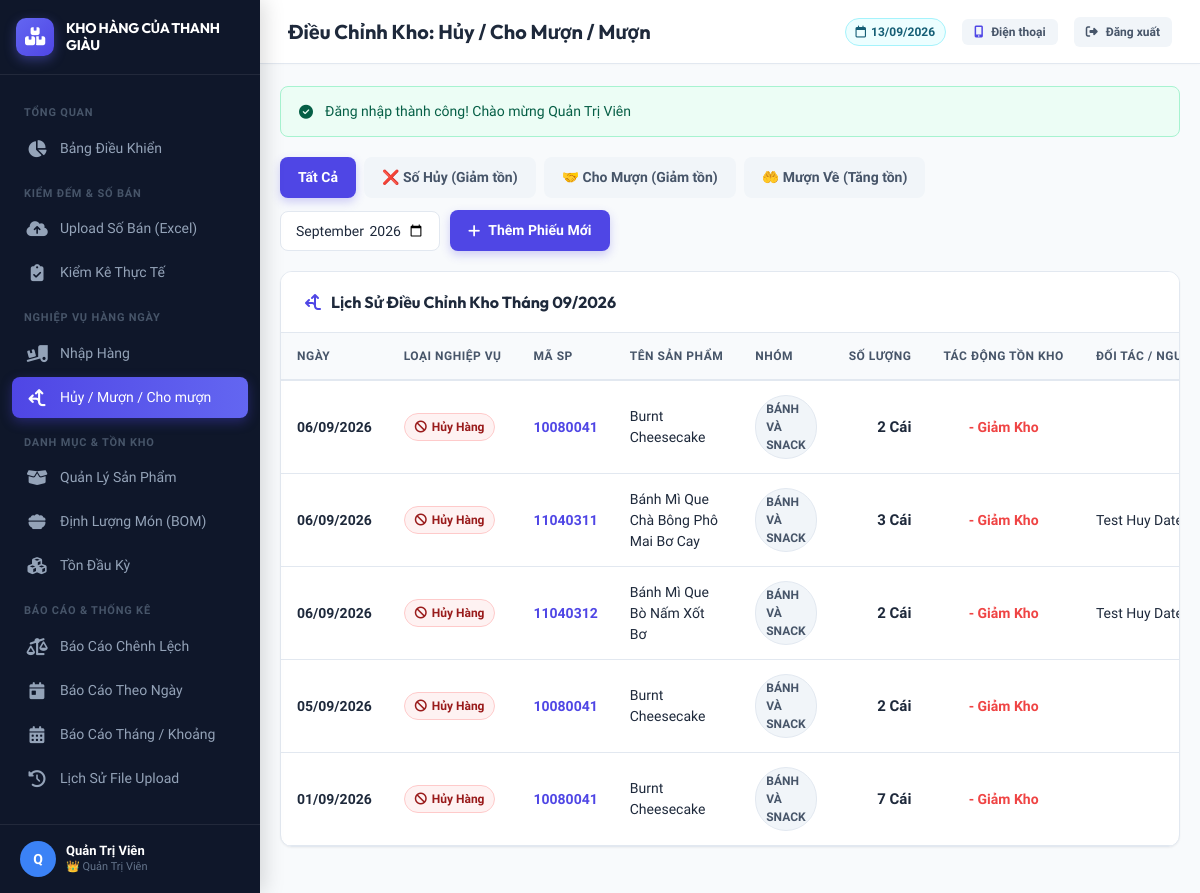
/dieuchinh/danh_sach.php (signed in), run on the app's committed database.
### tables this page shows
CREATE TABLE `dieu_chinh_kho` (
  `id` int(11) NOT NULL AUTO_INCREMENT,
  `san_pham_id` int(11) NOT NULL,
  `ngay_dieu_chinh` date NOT NULL,
  `loai` enum('huy','cho_muon','muon') NOT NULL COMMENT 'huy: gi???m kho, cho_muon: gi???m kho, muon: t??ng kho',
  `so_luong` decimal(12,2) NOT NULL DEFAULT 0.00,
  `nguoi_lien_quan` varchar(150) DEFAULT NULL COMMENT '?????i t??c/nh??n vi??n m?????n ho???c ng?????i duy???t h???y',
  `ghi_chu` varchar(255) DEFAULT NULL,
  `nguoi_tao_id` int(11) DEFAULT NULL,
  `created_at` datetime NOT NULL DEFAULT current_timestamp(),
  `updated_at` datetime DEFAULT NULL ON UPDATE current_timestamp(),
  PRIMARY KEY (`id`),
  KEY `idx_ngay_dieu_chinh` (`ngay_dieu_chinh`),
  KEY `idx_loai` (`loai`),
  KEY `idx_san_pham` (`san_pham_id`),
  KEY `nguoi_tao_id` (`nguoi_tao_id`),
  CONSTRAINT `dieu_chinh_kho_ibfk_1` FOREIGN KEY (`san_pham_id`) REFERENCES `san_pham` (`id`) ON DELETE CASCADE,
  CONSTRAINT `dieu_chinh_kho_ibfk_2` FOREIGN KEY (`nguoi_tao_id`) REFERENCES `users` (`id`) ON DELETE SET NULL
);

CREATE TABLE `san_pham` (
  `id` int(11) NOT NULL AUTO_INCREMENT,
  `ma_sp` varchar(50) NOT NULL,
  `ten_sp` varchar(255) NOT NULL,
  `nhom_sp` varchar(100) NOT NULL COMMENT 'B??nh, ????? ??n, N?????c su???i, ????? u???ng pha ch???...',
  `don_vi_tinh` varchar(50) NOT NULL DEFAULT 'C??i',
  `can_kiem_ke` tinyint(1) NOT NULL DEFAULT 1 COMMENT '1: C???n ki???m k??, 0: B??? qua khi ki???m k??',
  `trang_thai` tinyint(1) NOT NULL DEFAULT 1 COMMENT '1: Ho???t ?????ng, 0: ???? x??a m???m',
  `ghi_chu` text DEFAULT NULL,
  `created_at` datetime NOT NULL DEFAULT current_timestamp(),
  `updated_at` datetime DEFAULT NULL ON UPDATE current_timestamp(),
  PRIMARY KEY (`id`),
  UNIQUE KEY `ma_sp` (`ma_sp`),
  KEY `idx_ma_sp` (`ma_sp`),
  KEY `idx_can_kiem_ke` (`can_kiem_ke`),
  KEY `idx_trang_thai` (`trang_thai`)
);

### includes/functions.php (called while the page is built, shortened)
<?php
function formatNumber($number, $decimals = 2) {
    $val = (float)$number;
    if (floor($val) == $val) {
        return number_format($val, 0, ',', '.');
    }
    return rtrim(rtrim(number_format($val, $decimals, ',', '.'), '0'), ',');
}
function formatDate($dateStr) {
    $time = strtotime($dateStr);
    return $time ? date('d/m/Y', $time) : $dateStr;
}

### dieuchinh/danh_sach.php (the view, shortened to what this page needs)
<?php
require_once __DIR__ . '/../includes/functions.php';
$db = getDB();
$loaiFilter = $_GET['loai'] ?? '';
$thang = $_GET['thang'] ?? date('Y-m');
$where = ["dc.ngay_dieu_chinh LIKE :thang"];
$params = ['thang' => "$thang%"];
$whereSql = implode(' AND ', $where);
$stmt = $db->prepare("
    SELECT dc.*, sp.ma_sp, sp.ten_sp, sp.don_vi_tinh, sp.nhom_sp, u.ho_ten AS nguoi_tao
    FROM dieu_chinh_kho dc
    JOIN san_pham sp ON sp.id = dc.san_pham_id
    LEFT JOIN users u ON u.id = dc.nguoi_tao_id
    WHERE $whereSql
    ORDER BY dc.ngay_dieu_chinh DESC, dc.id DESC
");
$stmt->execute($params);
$dieuChinhList = $stmt->fetchAll();
include __DIR__ . '/../includes/header.php';
?>
<div style="display: flex; justify-content: space-between; align-items: center; margin-bottom: 20px; flex-wrap: wrap; gap: 12px;">
    <div style="display: flex; gap: 8px;">
        <a href="?thang=<?= urlencode($thang) ?>" class="btn <?= empty($loaiFilter) ? 'btn-primary' : 'btn-secondary' ?>">
            Tất Cả
        </a>
        <a href="?loai=huy&thang=<?= urlencode($thang) ?>" class="btn <?= $loaiFilter === 'huy' ? 'btn-danger' : 'btn-secondary' ?>">
            ❌ Số Hủy (Giảm tồn)
        </a>
        <a href="?loai=cho_muon&thang=<?= urlencode($thang) ?>" class="btn <?= $loaiFilter === 'cho_muon' ? 'btn-warning' : 'btn-secondary' ?>">
            🤝 Cho Mượn (Giảm tồn)
        </a>
        <a href="?loai=muon&thang=<?= urlencode($thang) ?>" class="btn <?= $loaiFilter === 'muon' ? 'btn-success' : 'btn-secondary' ?>">
            🤲 Mượn Về (Tăng tồn)
        </a>
    </div>
    <div style="display: flex; gap: 10px;">
        <form method="GET" action="" style="display: flex; align-items: center; gap: 8px;">
            <input type="month" name="thang" class="form-control" value="<?= htmlspecialchars($thang) ?>" onchange="this.form.submit()" style="width: 160px;">
        </form>
        <a href="<?= BASE_URL ?>/dieuchinh/them.php<?= $loaiFilter ? '?loai=' . urlencode($loaiFilter) : '' ?>" class="btn btn-primary">
            <i class="fa-solid fa-plus"></i> Thêm Phiếu Mới
        </a>
    </div>
</div>
<div class="card">
    <div class="card-header">
        <h2 class="card-title">
            <i class="fa-solid fa-arrows-split-up-and-left" style="color: var(--primary);"></i>
            Lịch Sử Điều Chỉnh Kho Tháng <?= date('m/Y', strtotime($thang . '-01')) ?>
        </h2>
    </div>
    <div class="card-body" style="padding: 0;">
        <div class="table-responsive">
            <table class="table">
                <thead>
                    <tr>
                        <th>Ngày</th>
                        <th>Loại Nghiệp Vụ</th>
                        <th>Mã SP</th>
                        <th>Tên Sản Phẩm</th>
                        <th>Nhóm</th>
                        <th style="text-align: right;">Số Lượng</th>
                        <th style="text-align: center;">Tác Động Tồn Kho</th>
                        <th>Đối Tác / Người Liên Quan</th>
                    </tr>
                </thead>
                <tbody>
                    <?php if (empty($dieuChinhList)): ?>
                        <tr>
                            <td colspan="11" style="text-align: center; padding: 30px; color: var(--text-muted);">
                                Chưa có phát sinh điều chỉnh nào phù hợp điều kiện lọc.
                            </td>
                        </tr>
                    <?php else: ?>
                        <?php foreach ($dieuChinhList as $item): ?>
                            <tr>
                                <td><strong><?= formatDate($item['ngay_dieu_chinh']) ?></strong></td>
                                <td>
                                    <?php if ($item['loai'] === 'huy'): ?>
                                        <span class="badge badge-danger"><i class="fa-solid fa-ban"></i> Hủy Hàng</span>
                                    <?php elseif ($item['loai'] === 'cho_muon'): ?>
                                        <span class="badge badge-warning"><i class="fa-solid fa-handshake"></i> Cho Mượn</span>
                                    <?php else: ?>
                                        <span class="badge badge-success"><i class="fa-solid fa-hand-holding-heart"></i> Mượn Về</span>
                                    <?php endif; ?>
                                </td>
                                <td><strong style="color: var(--primary);"><?= htmlspecialchars($item['ma_sp']) ?></strong></td>
                                <td><?= htmlspecialchars($item['ten_sp']) ?></td>
                                <td><span class="badge badge-secondary"><?= htmlspecialchars($item['nhom_sp']) ?></span></td>
                                <td style="text-align: right; font-weight: 700; font-size: 15px;">
                                    <?= formatNumber($item['so_luong']) ?> <?= htmlspecialchars($item['don_vi_tinh']) ?>
                                </td>
                                <td style="text-align: center;">
                                    <?php if ($item['loai'] === 'muon'): ?>
                                        <span style="color: var(--success); font-weight: 700;">+ Tăng Kho</span>
                                    <?php else: ?>
                                        <span style="color: var(--danger); font-weight: 700;">- Giảm Kho</span>
                                    <?php endif; ?>
                                </td>
                                <td><?= htmlspecialchars($item['nguoi_lien_quan'] ?? '-') ?></td>
                            </tr>
                        <?php endforeach; ?>
                    <?php endif; ?>
                </tbody>
            </table>
        </div>
    </div>
</div>
<?php include __DIR__ . '/../includes/footer.php'; ?>

### assets/css/style.css (style rules this page uses)
:root { --primary: #4f46e5; --primary-hover: #4338ca; --primary-light: #eef2ff; --secondary: #64748b; --success: #10b981; --success-light: #ecfdf5; --danger: #ef4444; --danger-light: #fef2f2; --warning: #f59e0b; --warning-light: #fffbeb; --info: #06b6d4; --info-light: #ecfeff; --bg-main: #f8fafc; --bg-card: #ffffff; --bg-sidebar: #0f172a; --sidebar-text: #94a3b8; --sidebar-active: #ffffff; --text-primary: #1e293b; --text-secondary: #64748b; --text-muted: #94a3b8; --border-color: #e2e8f0; --border-radius-sm: 8px; --border-radius: 12px; --border-radius-lg: 16px; --shadow-sm: 0 1px 2px 0 rgba(0, 0, 0, 0.05); --shadow: 0 4px 6px -1px rgba(0, 0, 0, 0.07), 0 2px 4px -2px rgba(0, 0, 0, 0.05); --shadow-md: 0 10px 15px -3px rgba(0, 0, 0, 0.08), 0 4px 6px -4px rgba(0, 0, 0, 0.03); --shadow-lg: 0 20px 25px -5px rgba(0, 0, 0, 0.1), 0 8px 10px -6px rgba(0, 0, 0, 0.05); --font-main: 'Be Vietnam Pro', sans-serif; --font-heading: 'Outfit', 'Be Vietnam Pro', sans-serif; }
* { box-sizing: border-box; margin: 0; padding: 0; }
body { font-family: var(--font-main); background-color: var(--bg-main); color: var(--text-primary); line-height: 1.5; -webkit-font-smoothing: antialiased; }
a { color: var(--primary); text-decoration: none; transition: all 0.2s ease; }
.card { background: var(--bg-card); border: 1px solid var(--border-color); border-radius: var(--border-radius); box-shadow: var(--shadow-sm); margin-bottom: 24px; overflow: hidden; transition: transform 0.2s, box-shadow 0.2s; }
.card-header { padding: 18px 24px; border-bottom: 1px solid var(--border-color); display: flex; align-items: center; justify-content: space-between; background-color: #ffffff; }
.card-title { font-family: var(--font-heading); font-size: 16px; font-weight: 700; color: var(--text-primary); display: flex; align-items: center; gap: 10px; }
.card-body { padding: 24px; }
.btn { display: inline-flex; align-items: center; justify-content: center; gap: 8px; padding: 10px 18px; border-radius: var(--border-radius-sm); font-weight: 600; font-size: 14px; border: none; cursor: pointer; transition: all 0.2s ease; text-decoration: none; font-family: var(--font-main); }
.btn-primary { background-color: var(--primary); color: #fff; box-shadow: 0 4px 10px rgba(79, 70, 229, 0.25); }
.btn-secondary { background-color: #f1f5f9; color: #475569; }
.badge { display: inline-flex; align-items: center; gap: 5px; padding: 4px 10px; border-radius: 9999px; font-size: 12px; font-weight: 600; }
.badge-danger { background-color: var(--danger-light); color: #991b1b; border: 1px solid #fecaca; }
.badge-secondary { background-color: #f1f5f9; color: #475569; border: 1px solid #e2e8f0; }
.table-responsive { width: 100%; overflow-x: auto; -webkit-overflow-scrolling: touch; }
.table { width: 100%; border-collapse: collapse; font-size: 14px; text-align: left; }
.table th { background-color: #f8fafc; color: #475569; font-weight: 700; font-size: 12px; text-transform: uppercase; letter-spacing: 0.5px; padding: 14px 16px; border-bottom: 2px solid var(--border-color); white-space: nowrap; }
.table td { padding: 14px 16px; border-bottom: 1px solid var(--border-color); vertical-align: middle; }
.form-control { width: 100%; padding: 10px 14px; border: 1px solid var(--border-color); border-radius: var(--border-radius-sm); font-family: var(--font-main); font-size: 14px; background-color: #ffffff; color: var(--text-primary); transition: all 0.2s ease; }

### data on the page
dieu_chinh_kho: ngay_dieu_chinh "06/09/2026", loai "huy" (drawn), san_pham.ma_sp "10080041", san_pham.ten_sp "Burnt Cheesecake", san_pham.nhom_sp "BÁNH VÀ SNACK", so_luong "2", san_pham.don_vi_tinh "Cái"
dieu_chinh_kho: ngay_dieu_chinh "06/09/2026", loai "huy" (drawn), san_pham.ma_sp "11040311", san_pham.ten_sp "Bánh Mì Que Chà Bông Phô Mai Bơ Cay", san_pham.nhom_sp "BÁNH VÀ SNACK", so_luong "3", san_pham.don_vi_tinh "Cái", nguoi_lien_quan "Test Huy…"
dieu_chinh_kho: ngay_dieu_chinh "06/09/2026", loai "huy" (drawn), san_pham.ma_sp "11040312", san_pham.ten_sp "Bánh Mì Que Bò Nấm Xốt Bơ", san_pham.nhom_sp "BÁNH VÀ SNACK", so_luong "2", san_pham.don_vi_tinh "Cái", nguoi_lien_quan "Test Huy…"
dieu_chinh_kho: ngay_dieu_chinh "05/09/2026", loai "huy" (drawn), san_pham.ma_sp "10080041", san_pham.ten_sp "Burnt Cheesecake", san_pham.nhom_sp "BÁNH VÀ SNACK", so_luong "2", san_pham.don_vi_tinh "Cái"
dieu_chinh_kho: ngay_dieu_chinh "01/09/2026", loai "huy" (drawn), san_pham.ma_sp "10080041", san_pham.ten_sp "Burnt Cheesecake", san_pham.nhom_sp "BÁNH VÀ SNACK", so_luong "7", san_pham.don_vi_tinh "Cái"

### other printed values
$user['ho_ten'] "Quản Trị Viên"
$pageTitle "Điều Chỉnh Kho: Hủy / Cho Mượn / Mượn"
$flash['message'] "Đăng nhập thành công! Chào mừng Quản Trị Viên"
date('m/Y', strtotime($thang . '-01')) "09/2026"
